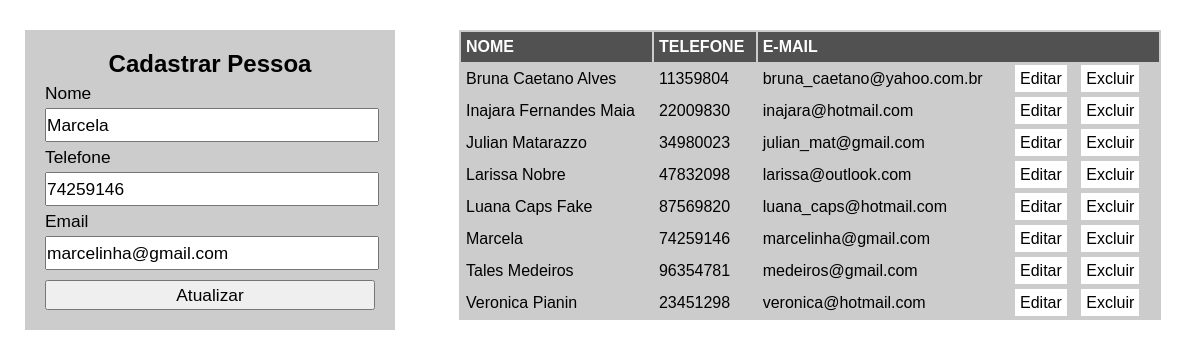
The page /CRUD-PESSOA/index.php?id_update=9 on the database its author committed.
### tables this page shows
CREATE TABLE `pessoa` (
  `id` int(11) NOT NULL AUTO_INCREMENT,
  `nome` varchar(40) DEFAULT NULL,
  `telefone` varchar(15) DEFAULT NULL,
  `email` varchar(50) DEFAULT NULL,
  PRIMARY KEY (`id`)
);

### CRUD-PESSOA/class-pessoa.php (called while the page is built, shortened)
<?php
Class Pessoa{
    private $pdo;
    public function __construct($dbname,$host,$user,$senha)
    {
        try{
            $this->pdo = new PDO("mysql:dbname=".$dbname.";host=".$host,$user,$senha);
        }catch(PDOException $e){
            echo "Erro com banco de dados:".$e->getMessage();
            exit();
        }catch(Exception $e){
            echo "Erro generico:" . $e->getMessage();
            exit();
        }
    }
    public function buscarDados(){
        $cmd = $this->pdo ->query("SELECT * FROM pessoa ORDER BY nome");
        $res = $cmd ->fetchAll(PDO::FETCH_ASSOC);
        return $res;
    }
    public function buscarDadosPessoa($id){
    $cmd = $this->pdo->prepare("SELECT * FROM pessoa WHERE id=:id");
    $cmd->bindValue(":id",$id);
    $cmd->execute();
    $res=$cmd->fetch(PDO::FETCH_ASSOC);
    return $res;
    }
    }

### CRUD-PESSOA/index.php (the view, shortened to what this page needs)
<?php
require_once 'class-pessoa.php';
$p = new Pessoa("crudpdo", "localhost", "root", "");
?>
<!DOCTYPE html>
<html lang="en">
<head>
    <link rel="stylesheet" href="estilo.css">
</head>
<body>
    <?php
    if (isset($_GET['id_update'])) {
        $id_att = addslashes($_GET['id_update']);
        $res = $p->buscarDadosPessoa($id_att);
    }
    ?>
    <div class="sessoes">
        <section id="esquerdo">
            <form action="" method="post">
                <h2>Cadastrar Pessoa</h2>
                <label for="nome">Nome</label>
                <input type="text" name="nome" id="nome" value="<?php if (isset($res)) {echo $res['nome'];} ?>">
                <label for="telefone">Telefone</label>
                <input type="text" name="telefone" id="telefone" value="<?php if (isset($res)) {echo $res['telefone'];} ?>">
                <label for="email">Email</label>
                <input type="email" name="email" id="email" value="<?php if (isset($res)) {echo $res['email'];} ?>">
                <input type="submit" value="<?php if (isset($res)) {echo "Atualizar";} else {echo "Cadastrar";
                                            } ?>">
            </form>
        </section>
        <section id="direito">
            <table>
                <tr id="titulo">
                    <td>NOME</td>
                    <td>TELEFONE</td>
                    <td colspan="2">E-MAIL</td>
                </tr>
                <?php
                $dados = $p->buscarDados();
                $tamanho_dados = count($dados);
                if ($tamanho_dados > 0) {
                    for ($i = 0; $i < $tamanho_dados; $i++) {
                        echo "<tr>";
                        foreach ($dados[$i] as $k => $v) {
                            if ($k != "id") {
                                echo "<td>" . $v . "</td>";
                            }
                        }
                ?>
                        <td>
                            <a href="index.php?id_update=<?php echo $dados[$i]['id']; ?>">Editar</a>
                            <a href="index.php?id=<?php echo $dados[$i]['id'];
                                                    ?>">Excluir</a>
                        </td>
                    <?php
                        echo "</tr>";
                    }
                } else {
                       echo "Ainda não há pessoas cadastradas!";
                }
                ?>
            </table>
        </section>
    </div>
</body>
</html>

### CRUD-PESSOA/estilo.css (style rules this page uses)
* { padding: 0; margin: 0; font-family: Arial, Helvetica, sans-serif; }
label, input { display: block; line-height: 30px; height: 30px; outline: none; font-size: 13pt; width: 100%; }
form { width: 330px; background-color: rgba(0,0,0,.2); padding: 20px; margin: 30px auto; }
input[type="submit"] { margin-top: 10px; cursor: pointer; }
#esquerdo { width: 35%; height: 500px; }
#direito { width: 65%; height: 500px; }
.sessoes { display: flex; }
table { background-color: rgba(0,0,0,.2); width: 90%; margin: 30px auto; }
tr { line-height: 30px; }
tr#titulo { font-weight: bold; color:#fff; background-color: rgba(0,0,0,.6); }
td { padding: 0px 5px; }
a { background-color: white; color:black; padding:5px; margin: 0px 5px; text-decoration: none; }
h2 { text-align: center; }

### rows shown on the page
pessoa: nome "Marcela", telefone "74259146", email "marcelinha@gmail.com"
pessoa: nome "Bruna Caetano Alves", telefone "11359804", email "bruna_caetano@yahoo.com.br"
pessoa: nome "Inajara Fernandes Maia", telefone "22009830", email "inajara@hotmail.com"
pessoa: nome "Julian Matarazzo", telefone "34980023", email "julian_mat@gmail.com"
pessoa: nome "Larissa Nobre", telefone "47832098", email "larissa@outlook.com"
pessoa: nome "Luana Caps Fake", telefone "87569820", email "luana_caps@hotmail.com"
pessoa: nome "Tales Medeiros", telefone "96354781", email "medeiros@gmail.com"
pessoa: nome "Veronica Pianin", telefone "23451298", email "veronica@hotmail.com"
